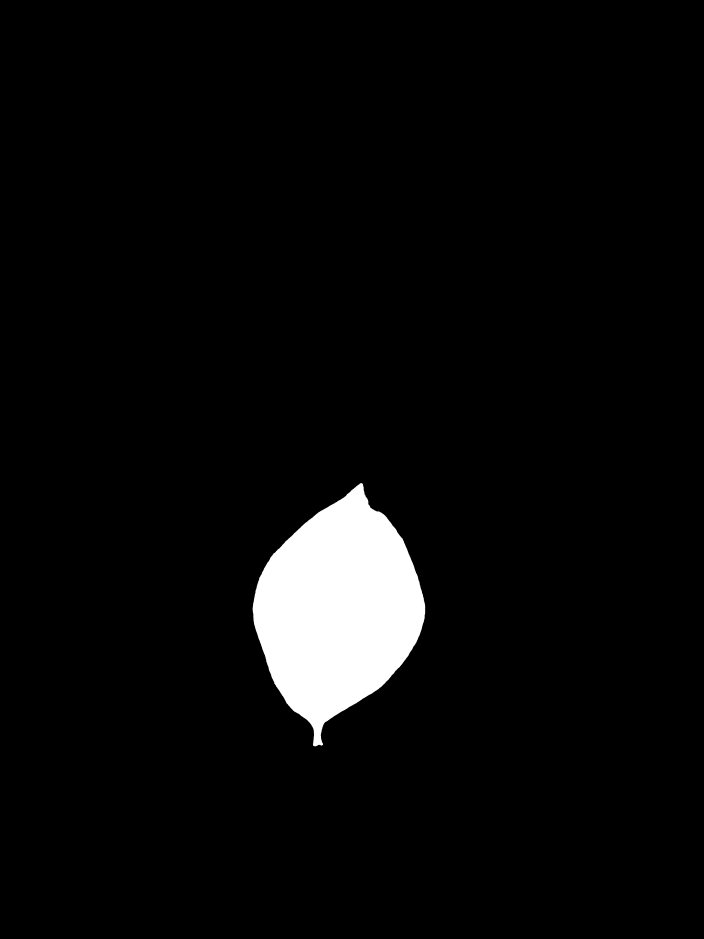
#> input picture ML-para-Data-Science/Notebooks/SVM/MM.jpg, 4224 x 5632 px, given as the content of the folder ./Dataset/HB, which was not available (shown at 1/6 size)
$ python Train.py
#> lines starting #> are read from the running program, lines starting #| are printed output that depends on the picture; after the words box and inside, x2 and y2 are one past the last pixel; in counts of white or black regions, pixels touching at a corner belong together; pictures that were not available may be replaced by others from this repository, and a replacement may not be noted
import numpy as np
import matplotlib.pyplot as plt
from sklearn.svm import SVC
import pickle
from sklearn.model_selection import train_test_split
from sklearn.metrics import classification_report, confusion_matrix
from skimage.feature import hog
from skimage import feature
import cv2
import os
import argparse
from sklearn import metrics
from sklearn.linear_model import LogisticRegression

if __name__ == "__main__":
    # Cargamos las imágenes de la carpeta dataset
    HB = [f"./Dataset/HB/{img}" for img in os.listdir("./Dataset/HB") ]
    HM = [f"./Dataset/HM/{img}" for img in os.listdir("./Dataset/HM") ]

    # Apilamos los dos conjuntos (HM y HB)
    dataset = HB + HM
    features = []
    labels = []

    for img in dataset:
        print(img)
        imagen = cv2.imread(img)
#> imagen is the input picture: shape (5632, 4224, 3); min 0, max 255, mean 10.7
        gray = cv2.cvtColor(imagen, cv2.COLOR_BGR2GRAY)
        h, w = gray.shape
#> h = 5632; w = 4224

        thresh = cv2.threshold(gray, 0, 255, cv2.THRESH_BINARY_INV + cv2.THRESH_OTSU)[1]
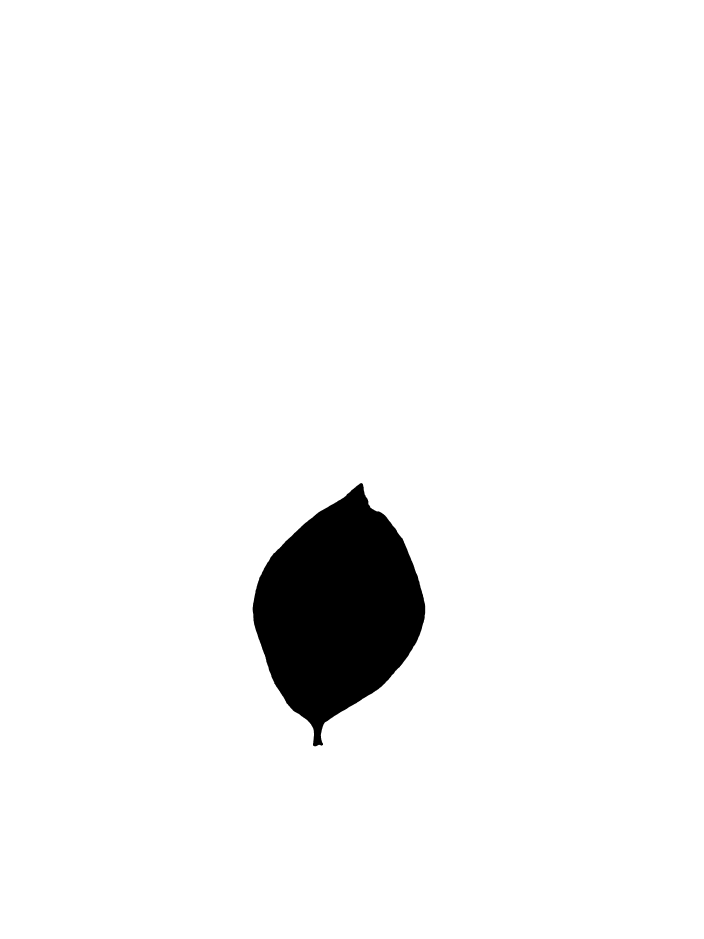
#> thresh: shape (5632, 4224) (shown at 1/6 size); 95.8% white; 1 black region
        kernel = cv2.getStructuringElement(cv2.MORPH_ELLIPSE, (5,5))
        otsu  = cv2.morphologyEx(thresh, cv2.MORPH_CLOSE, kernel, iterations = 4)
        otsu  = cv2.morphologyEx(otsu, cv2.MORPH_OPEN, kernel, iterations = 4)

        # ROI
        contours, _ = cv2.findContours(otsu, cv2.RETR_TREE, cv2.CHAIN_APPROX_SIMPLE)
#> contours = 2 contours; box (x1, y1, x2, y2) and area: (0, 0, 4224, 5632) 23779713, (1515, 2897, 2552, 4479) 997525

        centro_leaf = [cv2.moments(j) for j in contours]
#> centro_leaf = 2 items

        centroXY = [(int(M["m10"] / M["m00"]), int(M["m01"]/M["m00"])) for M in centro_leaf]
#> centroXY = [(2111, 2815), (2027, 3657)]

        x, y = centroXY[0]
#> x = 2111; y = 2815

        t = 0
        v_t =True

        b = 0
        v_b =True

        l = 0
        v_l =True

        r = 0
        v_r =True

        for i in range(w//2):
            if y + i < h and y - i > 0:
                if otsu[y+i][x] == 0 and v_t:
                    t = i
                    v_t = False

                if otsu[y-i][x] == 0 and v_b:
                    b = i
                    v_b = False
            if x + i < w and x - i > 0 :

                if otsu[y][x-i] == 0 and v_l:
                    l = i
                    v_l = False

                if otsu[y][x+i] == 0 and v_r:
                    r = i
                    v_r = False
#> after the loop, b = 0; l = 0; r = 0; t = 124; v_b = True; v_l = True; v_r = True; v_t = False
        t = y + t
#> t = 2939
        b = y - b
#> b = 2815

        r = r + x
#> r = 2111
        l = x - l
#> l = 2111

        blue, green, red = cv2.split(imagen)

        # Agregando border alrededor de la hoja

        t += 150 # px
#> t = 3089
        b -= 150
#> b = 2665
        r += 150
#> r = 2261
        l -= 150
#> l = 1961

        cut_otsu = otsu[b:t, l:r]
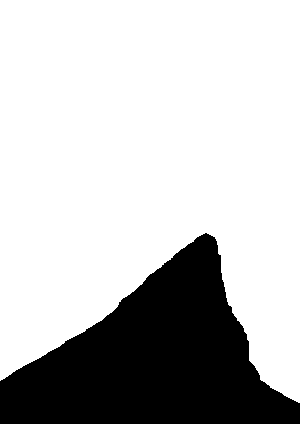
#> cut_otsu: shape (424, 300); 75.8% white; 1 black region, box (x1, y1, x2, y2) and area: (0, 233, 300, 424) 30840
        blue = blue[b:t, l:r]
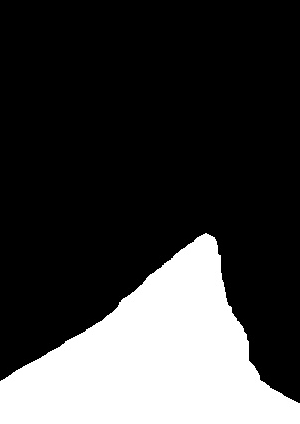
#> blue: shape (424, 300); min 0, max 255, mean 61.8
        red = red[b:t, l:r]
        green = green[b:t, l:r]

        BGR = cv2.merge([blue, green, red])

        # Aplicamos la binarización en la imagen original cortada
        cut_image = cv2.bitwise_or(BGR, BGR, mask=cut_otsu)
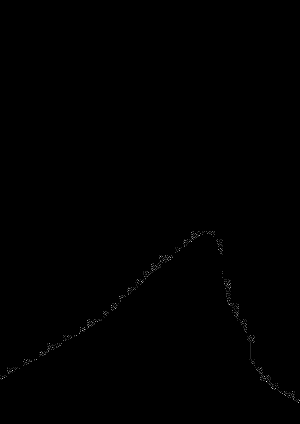
#> cut_image: shape (424, 300, 3); min 0, max 7, mean 0.0115; drawn with min black and max white

        HSV = cv2.cvtColor(cut_image, cv2.COLOR_BGR2HSV)
#> HSV: shape (424, 300, 3); mean H, S, V 0, 0, 0.0115
        h, s, _ = cv2.split(HSV)
#> h: shape (424, 300); every value is 0
        #cv2.imwrite(f"./HSV{cont}.png", HSV)

        descrip_1 = [h.mean(), s.mean()]
#> descrip_1 = [0, 0]

        resize_img = cv2.resize(cut_image, (64, 128), interpolation = cv2.INTER_CUBIC)
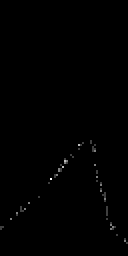
#> resize_img: shape (128, 64, 3) (shown 2 times larger); min 0, max 4, mean 0.0125; drawn with min black and max white

        descrip_2,_ = hog(resize_img, orientations = 9, pixels_per_cell=(8,8), cells_per_block=(2,2), visualize = True, multichannel = True)
#> descrip_2 = 3780 values, max 1 at index 1903, min 0 at index 0, mean 0.0231

        descrip_2 = list(descrip_2.reshape(-1))

        resize_img_gray = cv2.cvtColor(resize_img, cv2.COLOR_BGR2GRAY)

        descrip_3 = feature.local_binary_pattern(resize_img_gray, 24, 8, method="uniform")

        hist, _ = np.histogram(descrip_3.ravel(), bins = np.arange(0, 24 + 3),range=(0, 24+ 2))
#> hist = 26 values, max 8118 at index 24, min 0 at index 2, mean 315.1
        hist = hist.astype("float")
        hist /= hist.sum()
#> hist = 26 values, max 0.991 at index 24, min 0 at index 2, mean 0.0385

        descrip_3_pro = list(hist.reshape(-1))
#> descrip_3_pro has the same summary as hist
        #print(len(descrip_2) + len(descrip_3_pro))
        features.append(descrip_1 + descrip_2 + descrip_3_pro)
        labels.append(img.split("/")[-1].split("_")[-1].strip(".jpg"))

    # Entrenamiento
    # Principio de Pareto
    features = np.array(features)
    labels = np.array(labels)

    X_train, X_val, y_train, y_val = train_test_split(features, labels, test_size = 0.2, random_state=440)

    # Usamos el algoritmo de SVM (Máquinas de vectores de soporte)
    #model = SVC(kernel = "rbf")
    model = LogisticRegression()

    # Entrenamos el modelo
#> (the run stopped early here; a loop or call above may not have finished)
